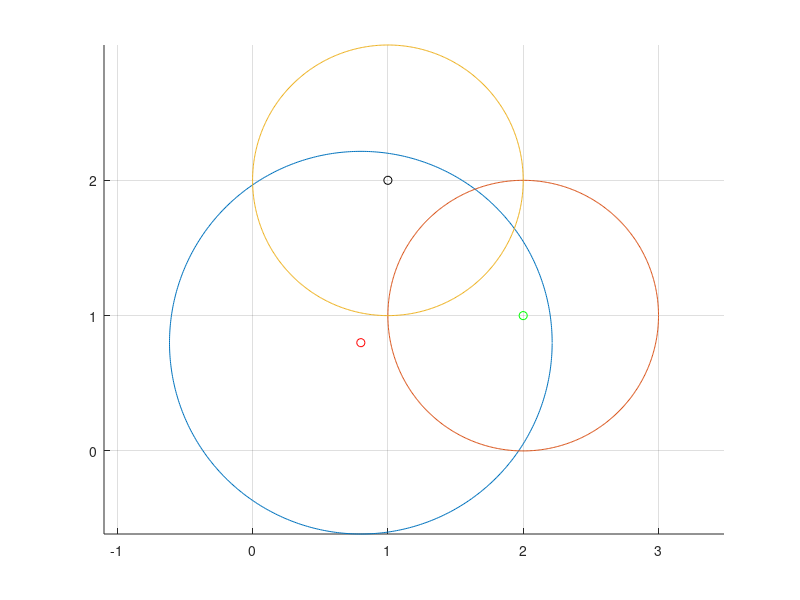

Reproduce this figure in MATLAB. (Note: this script raises an error after producing the figure.)
function Test_Trilaterate()
close all;
clc;
hold on, 

axis equal;
grid on;

P1=[0.8,0.8];
P2=[2,1];
P3=[1,2];

d14=1.414;
d24=1;
d34=1;

plot(P1(1),P1(2),'or');
circle(P1(1),P1(2),d14);
plot(P2(1),P2(2),'og');
circle(P2(1),P2(2),d24);
plot(P3(1),P3(2),'ok');
circle(P3(1),P3(2),d34);

Pos=Trilaterate(P1,d14,P2,d24,P3,d34)

end

function circle(x,y,r)
%x and y are the coordinates of the center of the circle
%r is the radius of the circle
%0.01 is the angle step, bigger values will draw the circle faster but
%you might notice imperfections (not very smooth)
ang=0:0.01:2*pi; 
xp=r*cos(ang);
yp=r*sin(ang);
plot(x+xp,y+yp);
end



